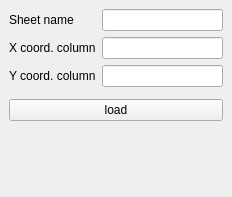
<?xml version="1.0" encoding="UTF-8"?>
<ui version="4.0">
 <class>GoogleSheetsDownloaderDockWidgetBase</class>
 <widget class="QDockWidget" name="GoogleSheetsDownloaderDockWidgetBase">
  <property name="geometry">
   <rect>
    <x>0</x>
    <y>0</y>
    <width>232</width>
    <height>197</height>
   </rect>
  </property>
  <property name="windowTitle">
   <string>Google Sheets Downloader</string>
  </property>
  <widget class="QWidget" name="dockWidgetContents">
   <layout class="QFormLayout" name="formLayout">
    <item row="1" column="1">
     <widget class="QLineEdit" name="typeName">
      <property name="text">
       <string/>
      </property>
     </widget>
    </item>
    <item row="2" column="1">
     <widget class="QLineEdit" name="typeX">
      <property name="text">
       <string/>
      </property>
     </widget>
    </item>
    <item row="3" column="1">
     <widget class="QLineEdit" name="typeY">
      <property name="text">
       <string/>
      </property>
     </widget>
    </item>
    <item row="1" column="0">
     <widget class="QLabel" name="label">
      <property name="text">
       <string>Sheet name</string>
      </property>
     </widget>
    </item>
    <item row="2" column="0">
     <widget class="QLabel" name="label_2">
      <property name="text">
       <string>X coord. column</string>
      </property>
     </widget>
    </item>
    <item row="3" column="0">
     <widget class="QLabel" name="label_3">
      <property name="text">
       <string>Y coord. column</string>
      </property>
     </widget>
    </item>
    <item row="5" column="0" colspan="2">
     <widget class="QPushButton" name="load">
      <property name="text">
       <string>load</string>
      </property>
     </widget>
    </item>
    <item row="4" column="0" colspan="2">
     <widget class="QgsProjectionSelectionWidget" name="selectCRS"/>
    </item>
   </layout>
  </widget>
 </widget>
 <customwidgets>
  <customwidget>
   <class>QgsProjectionSelectionWidget</class>
   <extends>QWidget</extends>
   <header>qgsprojectionselectionwidget.h</header>
  </customwidget>
 </customwidgets>
 <resources/>
 <connections/>
</ui>
